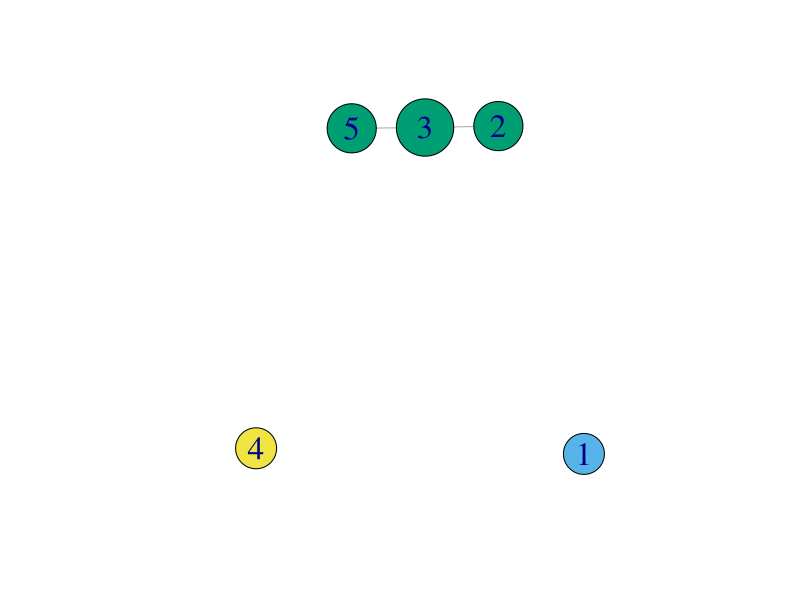
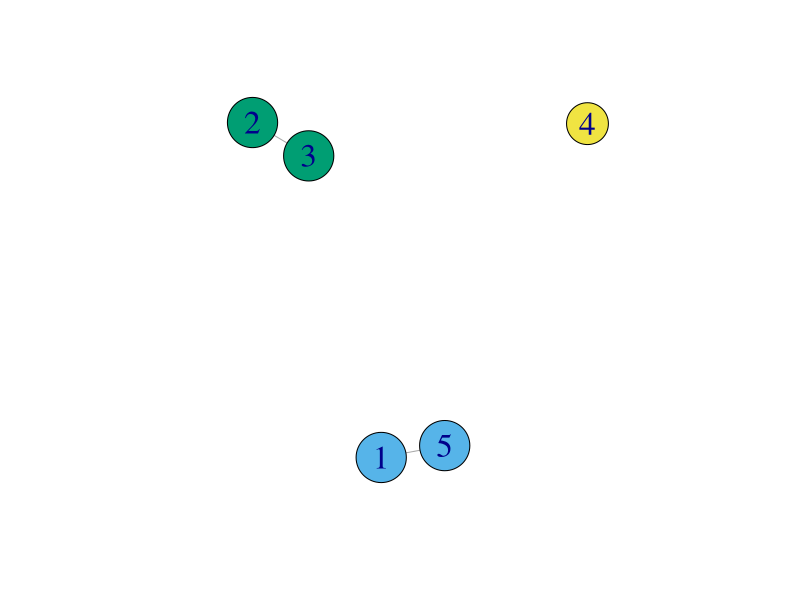
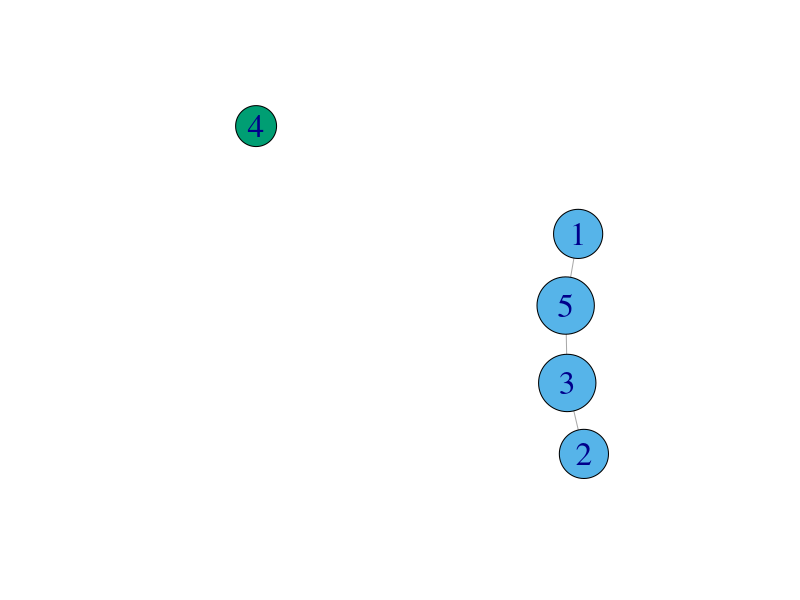

R code for these plots, in order:
# Gaussian Graphical Model Example

#Since we want to deal with Gaussian Data, the best way to guarantee the 
# data is truly normal is through simulation. 

# Import the package to generate the normal observations

library(mixtools)
library(reshape2)
library(ggplot2)
library(igraph)

# Set the seed so the result is reproducible

set.seed(123)

# Specify the number of variables

p <- 5

# Randomly generate the covariance matrices

cov_mat <- cov(matrix(rnorm(p*30), ncol=p))

# So now we have a covariance matrix, and we would like for some of the variables to be independent with one another

for(i in 1:p){
  
  for(j in 1:p){
    
    if(abs(cov_mat[i,j]) < 0.15 ){
      
      cov_mat[i,j] = 0
      
    }
    
  }
  
}
  
# So we now have the covariance matrix, we need to get the correlation matrix

Standard_Deviations <- sqrt(diag(cov_mat))
Inverse_Standard_Deviations <- 1/Standard_Deviations
corr_mat <- Inverse_Standard_Deviations * cov_mat * Inverse_Standard_Deviations

# Round the correlation matrix

cormat <- round(corr_mat,2)

# Get the upper triagular of the correlation matrix

get_upper_tri <- function(cormat){
  cormat[lower.tri(cormat)]<- NA
  return(cormat)
}

# Reorder the correlation matrix so that the variables with the highest correlations are closest

reorder_cormat <- function(cormat){
  # Use correlation between variables as distance
  dd <- as.dist((1-cormat)/2)
  hc <- hclust(dd)
  cormat <-cormat[hc$order, hc$order]
}

cormat <- reorder_cormat(cormat)
upper_tri <- get_upper_tri(cormat)
melted_cormat <- melt(upper_tri, na.rm = TRUE)

# Graphical Model

diag(corr_mat) <- 0 # We set the diagonal to zero so we do not have joins between nodes and themselves

cor_g <- graph_from_adjacency_matrix(corr_mat, mode='undirected', weighted = 'correlation') # We extract the network
cl <- clusters(cor_g) # We find the clusters in the data

deg <- degree(cor_g, mode="all") + 5 # We find the degree of "betweenness" of nodes

pdf("Network_One.pdf",10,10)
igraph.options(plot.layout=layout.graphopt)
plot(cor_g , vertex.color=cl$membership+1L, vertex.size = deg*5, vertex.label.cex = 2) 
dev.off()

mat_1 <- corr_mat

# Randomly generate the covariance matrices

cov_mat <- cov(matrix(rnorm(p*30), ncol=p))

# So now we have a covariance matrix, and we would like for some of the variables to be independent with one another

for(i in 1:p){
  
  for(j in 1:p){
    
    if(abs(cov_mat[i,j]) < 0.15 ){
      
      cov_mat[i,j] = 0
      
    }
    
  }
  
}

# So we now have the covariance matrix, we need to get the correlation matrix

Standard_Deviations <- sqrt(diag(cov_mat))
Inverse_Standard_Deviations <- 1/Standard_Deviations
corr_mat <- Inverse_Standard_Deviations * cov_mat * Inverse_Standard_Deviations

# Round the correlation matrix

cormat <- round(corr_mat,2)

# Get the upper triagular of the correlation matrix

get_upper_tri <- function(cormat){
  cormat[lower.tri(cormat)]<- NA
  return(cormat)
}

# Reorder the correlation matrix so that the variables with the highest correlations are closest

reorder_cormat <- function(cormat){
  # Use correlation between variables as distance
  dd <- as.dist((1-cormat)/2)
  hc <- hclust(dd)
  cormat <-cormat[hc$order, hc$order]
}

cormat <- reorder_cormat(cormat)
upper_tri <- get_upper_tri(cormat)
melted_cormat <- melt(upper_tri, na.rm = TRUE)

# Graphical Model

diag(corr_mat) <- 0 # We set the diagonal to zero so we do not have joins between nodes and themselves

cor_g <- graph_from_adjacency_matrix(corr_mat, mode='undirected', weighted = 'correlation') # We extract the network
cl <- clusters(cor_g) # We find the clusters in the data

deg <- degree(cor_g, mode="all") + 5 # We find the degree of "betweenness" of nodes

pdf("Network_Two.pdf",10,10)
igraph.options(plot.layout=layout.graphopt)
plot(cor_g , vertex.color=cl$membership+1L, vertex.size = deg*5, vertex.label.cex = 2) 
dev.off()

mat_2 <- corr_mat

diff <- mat_1 - mat_2

cor_g <- graph_from_adjacency_matrix(diff, mode='undirected', weighted = 'correlation') # We extract the network
cl <- clusters(cor_g) # We find the clusters in the data

deg <- degree(cor_g, mode="all") + 5 # We find the degree of "betweenness" of nodes

pdf("Network_Diff.pdf",10,10)
igraph.options(plot.layout=layout.graphopt)
plot(cor_g , vertex.color=cl$membership+1L, vertex.size = deg*5, vertex.label.cex = 2) 
dev.off()
